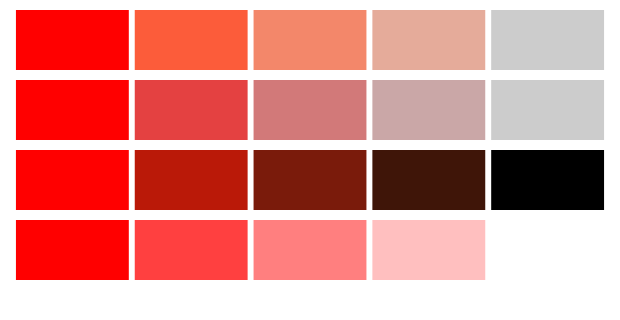

Specify this chart in Vega-Lite:
### Vega specification from a JSON file in a GitHub repository (floating-point values rounded to 4 significant figures)
{"$schema": "https://vega.github.io/schema/vega/v6.json", "description": "Colour ramps with an endpoint that carries no hue. A grey has undefined hue in HCL and HSL, and d3's interpolators hold the other endpoint's hue rather than swinging through the wheel — so red to grey desaturates. The transparent ramp is the same rule on the alpha channel.", "width": 300, "height": 150, "padding": 5, "data": [{"name": "steps", "values": [{"t": 0}, {"t": 0.25}, {"t": 0.5}, {"t": 0.75}, {"t": 1}]}], "scales": [{"name": "hcl", "type": "linear", "domain": [0, 1], "range": ["red", "#ccc"], "interpolate": "hcl"}, {"name": "hsl", "type": "linear", "domain": [0, 1], "range": ["red", "#ccc"], "interpolate": "hsl"}, {"name": "lab", "type": "linear", "domain": [0, 1], "range": ["red", "black"], "interpolate": "lab"}, {"name": "fade", "type": "linear", "domain": [0, 1], "range": ["red", "transparent"]}, {"name": "xscale", "type": "band", "domain": {"data": "steps", "field": "t"}, "range": "width", "padding": 0.05}], "marks": [{"type": "rect", "from": {"data": "steps"}, "encode": {"enter": {"x": {"scale": "xscale", "field": "t"}, "width": {"scale": "xscale", "band": 1}, "y": {"value": 0}, "height": {"value": 30}, "fill": {"scale": "hcl", "field": "t"}}}}, {"type": "rect", "from": {"data": "steps"}, "encode": {"enter": {"x": {"scale": "xscale", "field": "t"}, "width": {"scale": "xscale", "band": 1}, "y": {"value": 35}, "height": {"value": 30}, "fill": {"scale": "hsl", "field": "t"}}}}, {"type": "rect", "from": {"data": "steps"}, "encode": {"enter": {"x": {"scale": "xscale", "field": "t"}, "width": {"scale": "xscale", "band": 1}, "y": {"value": 70}, "height": {"value": 30}, "fill": {"scale": "lab", "field": "t"}}}}, {"type": "rect", "from": {"data": "steps"}, "encode": {"enter": {"x": {"scale": "xscale", "field": "t"}, "width": {"scale": "xscale", "band": 1}, "y": {"value": 105}, "height": {"value": 30}, "fill": {"scale": "fade", "field": "t"}}}}]}
